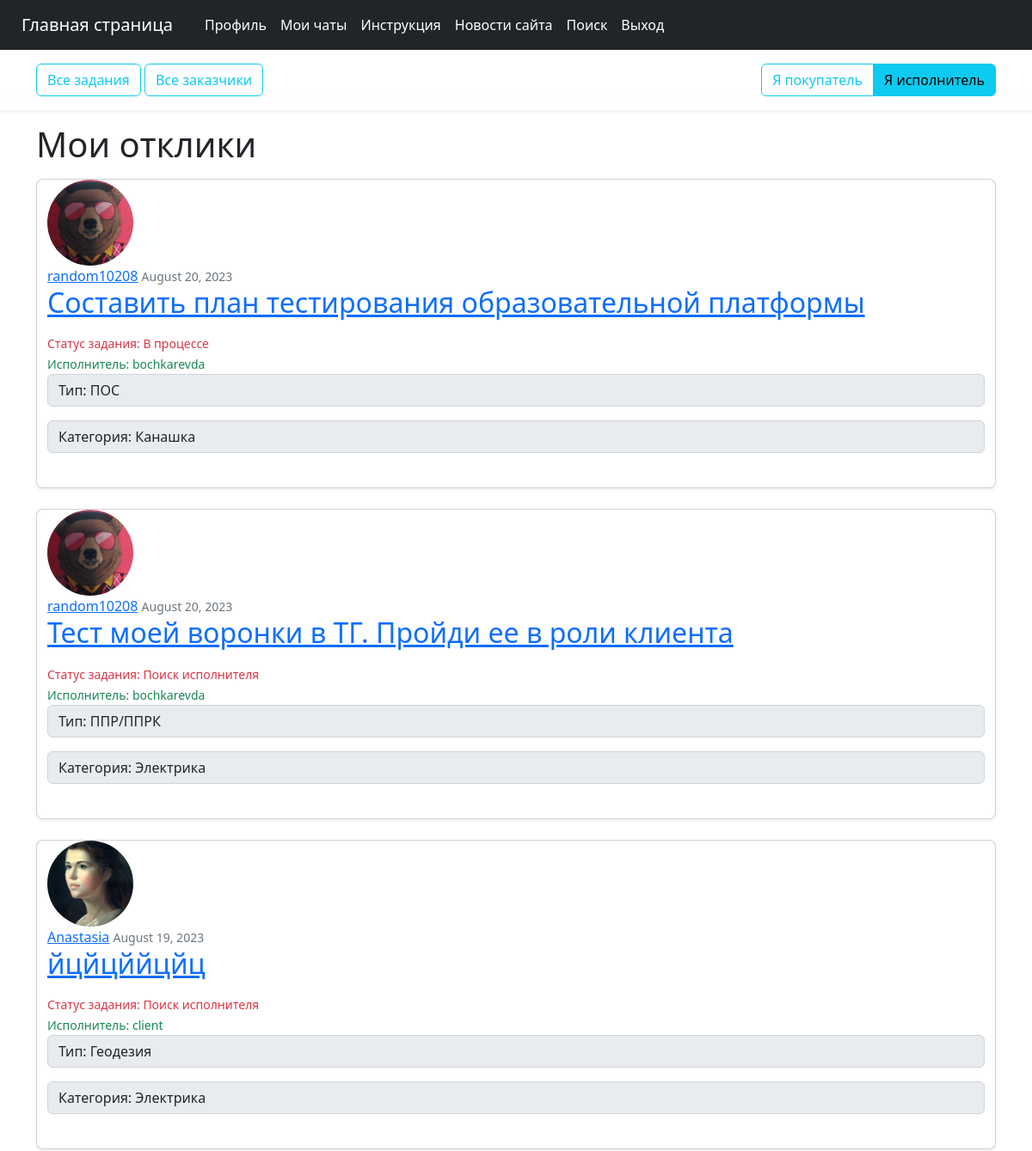
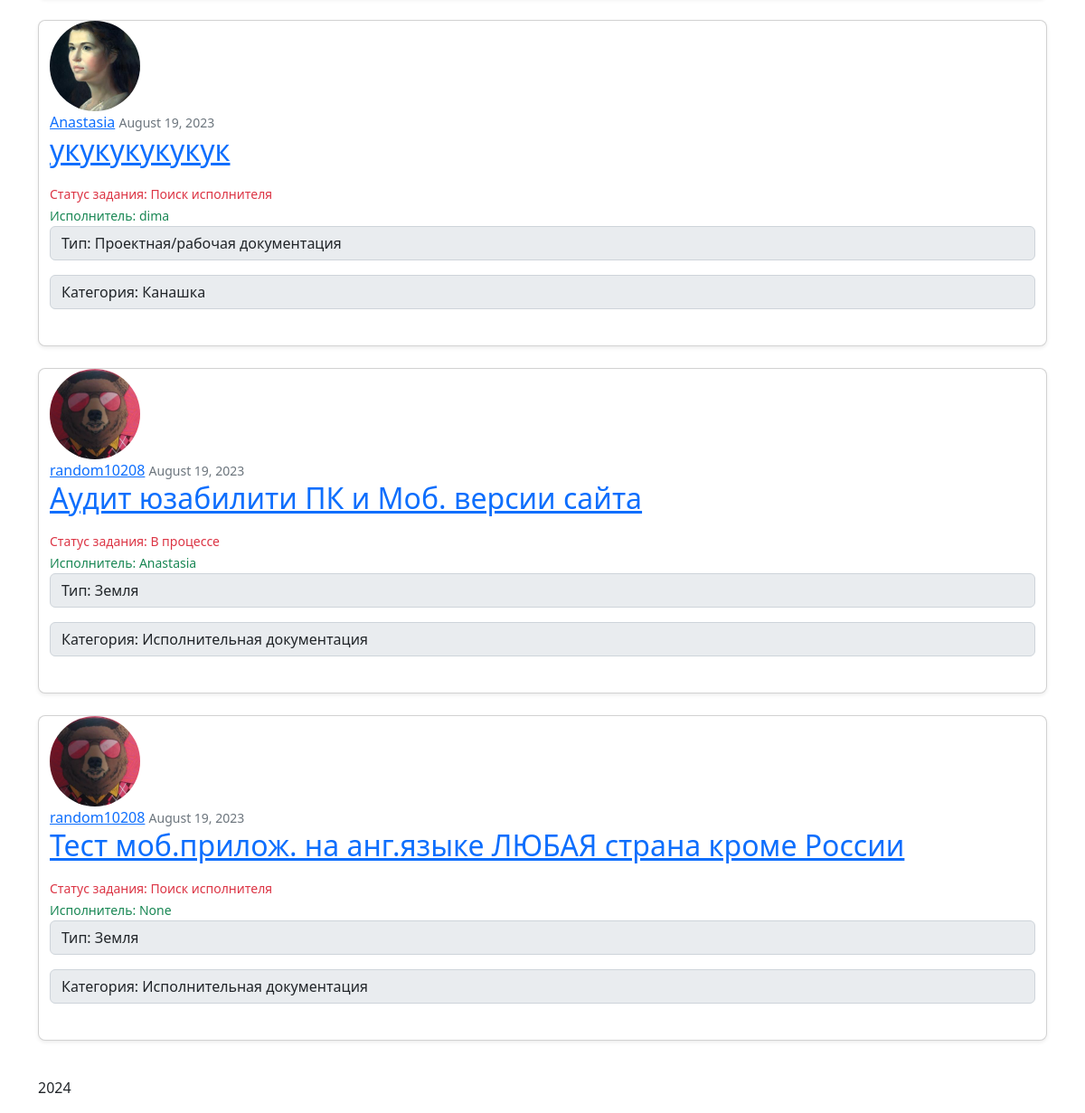
The page /user/random10208/my_offers (signed in) on the database its author committed (2 pictures, top to bottom).
### users/models.py (models this page shows, shortened)
class Candidate(models.Model):
    worker = models.ForeignKey(Worker, on_delete=models.CASCADE)
    task = models.ForeignKey(Task, on_delete=models.CASCADE)
    offer = models.TextField(null=True)

class Profile(models.Model):
    user = models.OneToOneField(User, on_delete=models.CASCADE)
    image = models.ImageField(default='default.jpg', upload_to='profile_pics')

### searchwork/models.py (models this page shows, shortened)
class Task(models.Model):
    title = models.CharField(max_length=100)
    content = models.TextField()
    date_posted = models.DateTimeField(default=timezone.now)
    author = models.ForeignKey(User, on_delete=models.CASCADE, related_name="client_user")
    worker = models.ForeignKey(User, on_delete=models.SET_NULL, null=True, related_name="worker_user")
    status = models.CharField(max_length=200, choices=STATUS_CHOICES, default='Поиск исполнителя')
    budget = models.DecimalField(max_digits=18, decimal_places=2, default=0.00)
    type = models.CharField(max_length=200, choices=TYPE_CHOICES, null=False, default='Исполнительная документация')
    category = models.CharField(max_length=200, choices=CATEGORY_CHOICES, null=False, default='Земля')

### searchwork/views.py (the view)
# urls.py: path('user/<str:username>/my_offers', OfferListView.as_view(), name='my-offers'),
class OfferListView(ListView):
    model = Candidate
    template_name = 'searchwork/my_offers.html'  # <app>/<model>_<viewtype>.html
    context_object_name = 'offers'
    paginate_by = 10
    def get_queryset(self):
        worker = self.request.user.worker
        return Candidate.objects.filter(worker=worker).order_by('-task')

### searchwork/templates/searchwork/my_offers.html (shortened to what this page needs)
{% extends "searchwork/base_worker.html" %}
{% block content %}
    {% if offers %}
    <h1 class="mb-3">Мои отклики</h1>
    {% for offer in offers %}
        <div class="card mb-4 rounded-3 shadow-sm">
            <article class="container mb-4">
              <img class="rounded-circle article-img" src="{{ offer.task.author.profile.image.url }}" width="100" height="100" alt="аватар заказчика">
              <div class="media-body">
                    <div class="article-metadata">
                      <a class="mr-2" href="{% url 'client-profile' offer.task.author.client.id %}">{{ offer.task.author }}</a>
                      <small class="text-muted">{{ offer.task.date_posted|date:"F d, Y" }}</small>
                    </div>
                    <h2><a class="article-title" href="{% url 'task-detail' offer.task.id %}">{{ offer.task.title }}</a></h2>
                    <small class="text-danger">Статус задания: {{ offer.task.status }}</small><br>
                    <small class="text-success">Исполнитель: {{ offer.task.worker }}</small>
                  <p class="input-group-text">Тип: {{ offer.task.type }}</p>
                  <p class="input-group-text">Категория: {{ offer.task.category }}</p>
              </div>
            </article>
        </div>
    {% endfor %}
{% else %}
<h1>Вы пока не откликались на задания.</h1>
        {% endif %}
{% endblock content %}

### rows shown on the page
Candidate: task.author.profile.image (picture), task.author "random10208", task.date_posted "August 20, 2023", task "Составить план тестирования образовательной платформы", task.status "В процессе", task.worker "bochkarevda", task.type "ПОС", task.category "Канашка"
Candidate: task.author.profile.image (picture), task.author "random10208", task.date_posted "August 20, 2023", task "Тест моей воронки в ТГ. Пройди ее в роли клиента", task.status "Поиск исполнителя", task.worker "bochkarevda", task.type "ППР/ППРК", task.category "Электрика"
Candidate: task.author.profile.image (picture), task.author "Anastasia", task.date_posted "August 19, 2023", task "йцйцййцйц", task.status "Поиск исполнителя", task.worker "client", task.type "Геодезия", task.category "Электрика"
Candidate: task.author.profile.image (picture), task.author "Anastasia", task.date_posted "August 19, 2023", task "укукукукукук", task.status "Поиск исполнителя", task.worker "dima", task.type "Проектная/рабочая документация", task.category "Канашка"
Candidate: task.author.profile.image (picture), task.author "random10208", task.date_posted "August 19, 2023", task "Аудит юзабилити ПК и Моб. версии сайта", task.status "В процессе", task.worker "Anastasia", task.type "Земля", task.category "Исполнительная документация"
Candidate: task.author.profile.image (picture), task.author "random10208", task.date_posted "August 19, 2023", task "Тест моб.прилож. на анг.языке ЛЮБАЯ страна кроме России", task.status "Поиск исполнителя", task.worker "None", task.type "Земля", task.category "Исполнительная документация"
